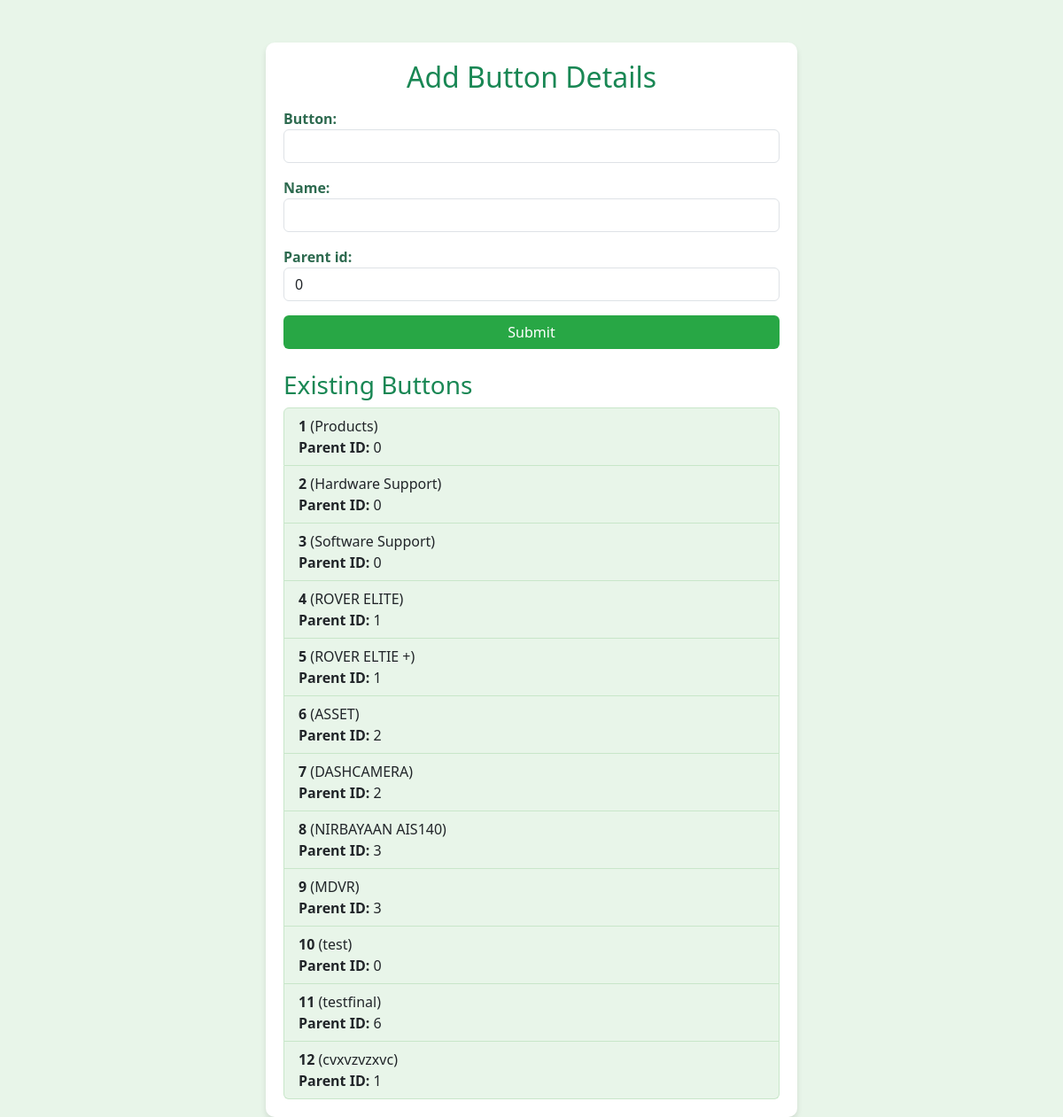
The app's page /button-form/ with its own data.
### chat/models.py (models this page shows, shortened)
class ButtonDetails(models.Model):
    id = models.AutoField(primary_key=True)
    button = models.CharField(max_length=255)
    name = models.CharField(max_length=255)
    parent_id = models.IntegerField(default=0)  # Default set to 0

### chat/views.py (the view)
# urls.py: path("button-form/", views.button_form_view, name="button_form"),
@csrf_exempt
def button_form_view(request):
    if request.method == "POST":
        form = ButtonDetailsForm(request.POST)
        if form.is_valid():
            form.save()
            return redirect("button_form")  # Redirect after successful submission
    else:
        form = ButtonDetailsForm()
    buttons = ButtonDetails.objects.all()  # Fetch all button details
    return render(request, "button_form.html", {"form": form, "buttons": buttons})

### chat/forms.py
class ButtonDetailsForm(forms.ModelForm):
    class Meta:
        model = ButtonDetails
        fields = ['button', 'name', 'parent_id']

### chat/templates/button_form.html (shortened to what this page needs)
{% load static %}
{% load widget_tweaks %}
<!DOCTYPE html>
<html lang="en">
<head>
    <link href="https://cdn.jsdelivr.net/npm/bootstrap@5.3.0/dist/css/bootstrap.min.css" rel="stylesheet">
</head>
<body>
<div class="container mt-5">
    <h2 class="text-success text-center">Add Button Details</h2>
    <form method="post" class="mt-3">
        <div class="mb-3">
            {{ form.button.label_tag }}
            {{ form.button|add_class:"form-control" }}
        </div>
        <div class="mb-3">
            {{ form.name.label_tag }}
            {{ form.name|add_class:"form-control" }}
        </div>
        <div class="mb-3">
            {{ form.parent_id.label_tag }}
            {{ form.parent_id|add_class:"form-control" }}
        </div>
        <button type="submit" class="btn btn-green w-100">Submit</button>
    </form>
    <h3 class="text-success mt-4">Existing Buttons</h3>
    <ul class="list-group">
        {% for button in buttons %}
            <li class="list-group-item">
                <strong>{{ button.button }}</strong> ({{ button.name }}) <br>
                <strong>Parent ID:</strong> {{ button.parent_id }}
            </li>
        {% endfor %}
    </ul>
</div>
</body>
</html>

### chat/templates/button_form.html (style rules this page uses)
body { background-color: #e8f5e9; }
.container { max-width: 600px; background: white; padding: 20px; border-radius: 10px; box-shadow: 0px 4px 6px rgba(0, 0, 0, 0.1); }
.btn-green { background-color: #28a745; color: white; }
.list-group-item { background-color: #e8f5e9; border: 1px solid #c8e6c9; }
label { font-weight: 600; color: #2d6a4f; }

### records on screen
ButtonDetails: button "1", name "Products", parent_id "0"
ButtonDetails: button "2", name "Hardware Support", parent_id "0"
ButtonDetails: button "3", name "Software Support", parent_id "0"
ButtonDetails: button "4", name "ROVER ELITE", parent_id "1"
ButtonDetails: button "5", name "ROVER ELTIE +", parent_id "1"
ButtonDetails: button "6", name "ASSET", parent_id "2"
ButtonDetails: button "7", name "DASHCAMERA", parent_id "2"
ButtonDetails: button "8", name "NIRBAYAAN AIS140", parent_id "3"
ButtonDetails: button "9", name "MDVR", parent_id "3"
ButtonDetails: button "10", name "test", parent_id "0"
ButtonDetails: button "11", name "testfinal", parent_id "6"
ButtonDetails: button "12", name "cvxvzvzxvc", parent_id "1"
